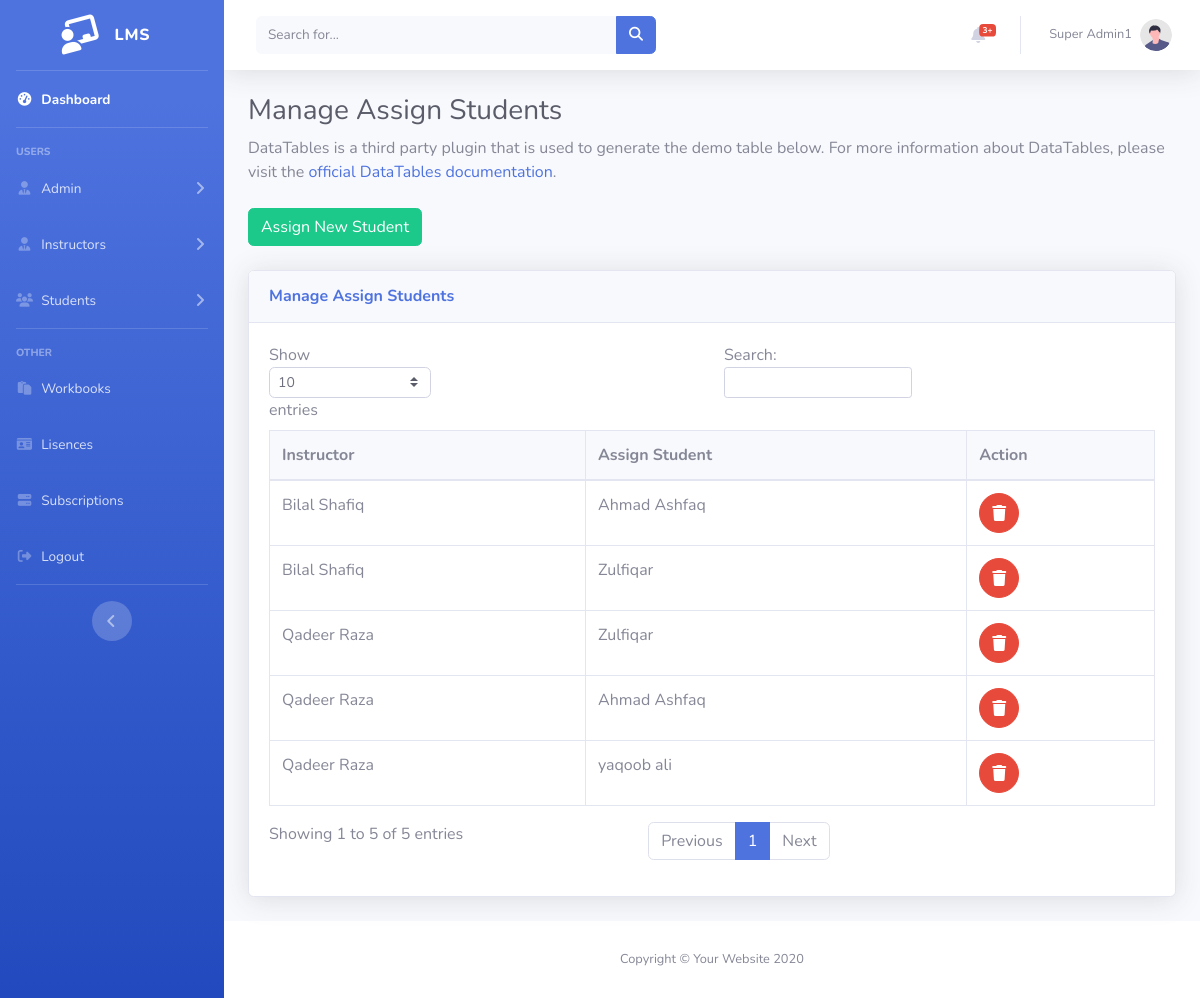
Screenshot of /Admin/assign_students.php (signed in) with the database file from the repository.
### tables this page shows
CREATE TABLE `assign_students` (
  `id` int(11) NOT NULL,
  `sid` int(11) NOT NULL,
  `iid` int(11) NOT NULL
);

CREATE TABLE `instructor` (
  `id` int(11) NOT NULL,
  `name` varchar(20) NOT NULL,
  `email` varchar(30) NOT NULL,
  `password` varchar(30) NOT NULL,
  `address` varchar(30) NOT NULL,
  `gender` varchar(20) NOT NULL,
  `status` varchar(20) NOT NULL
);

CREATE TABLE `student` (
  `id` int(11) NOT NULL,
  `name` varchar(30) NOT NULL,
  `email` varchar(30) NOT NULL,
  `password` varchar(30) NOT NULL,
  `address` varchar(30) NOT NULL,
  `gender` varchar(20) NOT NULL,
  `status` varchar(20) NOT NULL
);

### Admin/assign_students.php (the view, shortened to what this page needs)
<?php session_start();
include "../db.php";
include "layout/header.php";
$data = mysqli_query($conn, "SELECT * FROM assign_students ");
$output = mysqli_fetch_all($data,MYSQLI_ASSOC);
?>
<body id="page-top">
<div id="wrapper">
<?php include "layout/sidebar.php";?>
    <div id="content-wrapper" class="d-flex flex-column">
        <div id="content">
        <?php include "layout/topbar.php";?>
    <div class="container-fluid">
<h1 class="h3 mb-2 text-gray-800">Manage Assign Students</h1>
<p class="mb-4">DataTables is a third party plugin that is used to generate the demo table below.
    For more information about DataTables, please visit the <a target="_blank"
        href="https://datatables.net">official DataTables documentation</a>.</p>
<button class='btn btn-success mr-2'  data-toggle="modal" data-target="#AddempModal"> Assign New Student</button> <br><br>
<div class="card shadow mb-4">
    <div class="card-header py-3">
        <h6 class="m-0 font-weight-bold text-primary">Manage Assign Students</h6>
    </div>
    <div class="card-body">
        <div class="table-responsive">
            <table class="table table-bordered" id="dataTable" width="100%" cellspacing="0">
                <thead>
                    <tr class='bg-light '>
                        <th>Instructor</th>
                        <th> Assign Student</th>
                        <th>Action</th>
                    </tr>
                </thead>
                <tbody>
                    <?php foreach($output as $out) {?>
                    <tr>
                        <td><?php $iid=$out['iid']; $sql1 = mysqli_query($conn, "SELECT * FROM instructor where id='$iid' ");
                        $result1 = mysqli_fetch_assoc($sql1); echo $result1['name'] ?></td>
                        <td><?php $sid=$out['sid']; $sql = mysqli_query($conn, "SELECT * FROM student where id='$sid' ");
                        $result = mysqli_fetch_assoc($sql); echo $result['name'] ?></td>
                        <td>
                          <a href=""  class="btn btn-danger btn-circle" data-toggle="modal" data-target="#delModal">
                                        <i class="fas fa-trash"></i>
                          </a></td>
     <?php }?>
    </tr>
                </tbody>
            </table>
        </div>
    </div>
</div>
</div>
</div>
  <?php include "layout/footer.php"?>

### rows the page displays
assign_students: iid.name "Qadeer Raza", sid.name "Zulfiqar"
assign_students: iid.name "Bilal Shafiq", sid.name "Ahmad Ashfaq"
assign_students: iid.name "Bilal Shafiq", sid.name "Zulfiqar"
assign_students: iid.name "Qadeer Raza", sid.name "Ahmad Ashfaq"
assign_students: iid.name "Qadeer Raza", sid.name "yaqoob ali"

### other values shown
$_SESSION['name'] "Super Admin1"
